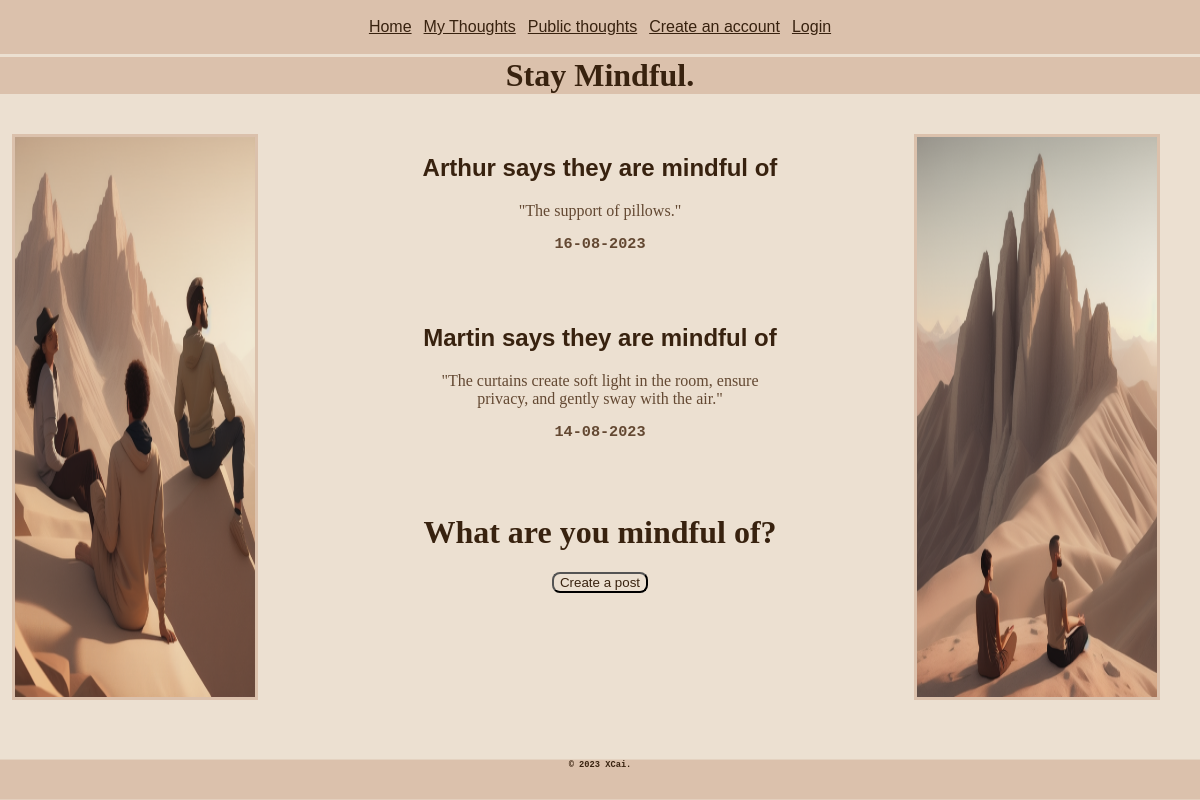
The page / on the database its author committed.
### tables this page shows
CREATE TABLE Gratitude_idea (id INTEGER PRIMARY KEY, date TEXT, username TEXT, content TEXT, like_count INTEGER DEFAULT (0), is_public INTEGER);

### routes.py (the view)
@app.route('/')
def home():
    idea_data = db_query("SELECT username, content, date FROM Gratitude_idea\
                          ORDER BY RANDOM() LIMIT 1", True, False, ())
    idea_data1 = db_query("SELECT username, content, date FROM Gratitude_idea\
    ORDER BY RANDOM() LIMIT 1", True, False, ())
    return render_template("home.html", idea_data=idea_data,
                           idea_data1=idea_data1)

### routes.py (called while the page is built)
def db_query(query, is_single, is_insert, data):
    conn = sqlite3.connect("mindful.db")
    try:
        cur = conn.cursor()
        cur.execute(query, data)
        if is_insert:
            conn.commit()
        if is_single:
            result = cur.fetchone()
        else:
            result = cur.fetchall()
        return result
    finally:
        conn.close()

def get_random_image():
    image_folder = os.path.join(app.static_folder, 'images')
    images = os.listdir(image_folder)
    random_image = random.choice(images)
    return f"static/images/{random_image}"

@app.context_processor
def inject_random_image():
    return {'random_image': get_random_image(),
            'random_image1': get_random_image()}

### templates/home.html
{% extends 'layout.html' %}
{% block content %}
<h2>{{idea_data[0]}} says they are mindful of</h2>
<p class="p_overflow">"{{idea_data[1]}}"</p>
<h3>{{idea_data[2]}}</h3>
<br><br>
<h2>{{idea_data1[0]}} says they are mindful of</h2>
<p class="p_overflow">"{{idea_data1[1]}}"</p>
<h3>{{idea_data1[2]}}</h3>
<br><br>
<h1>What are you mindful of?</h1>
<a href="/my_posts">
<button class="button">Create a post</button>
</a>
<br><br>
<br><br>
{% endblock %}

### static/styles.css (style rules this page uses)
body { background-color: #ece0d1; margin: auto; text-align: center; min-height: 100vh; }
h1 { font-family: cursive; color: #38220f; }
h2 { font-family: sans-serif; color: #38220f; }
h3 { font-family: monospace; color: #634832; }
p { font-family: cursive; color: #634832; }
.p_overflow { overflow-wrap: break-word; margin: auto; }
a { font-family: sans-serif; color: #38220f; }
.button { background-color: #ece0d1; color: #38220f; border-radius: 8px; }

### rows shown on the page
Gratitude_idea: username "Arthur", content "The support of pillows.", date "16-08-2023"
Gratitude_idea: username "Martin", content "The curtains create soft light in the room, ensure privacy, and gently sway with the air.", date "14-08-2023"
